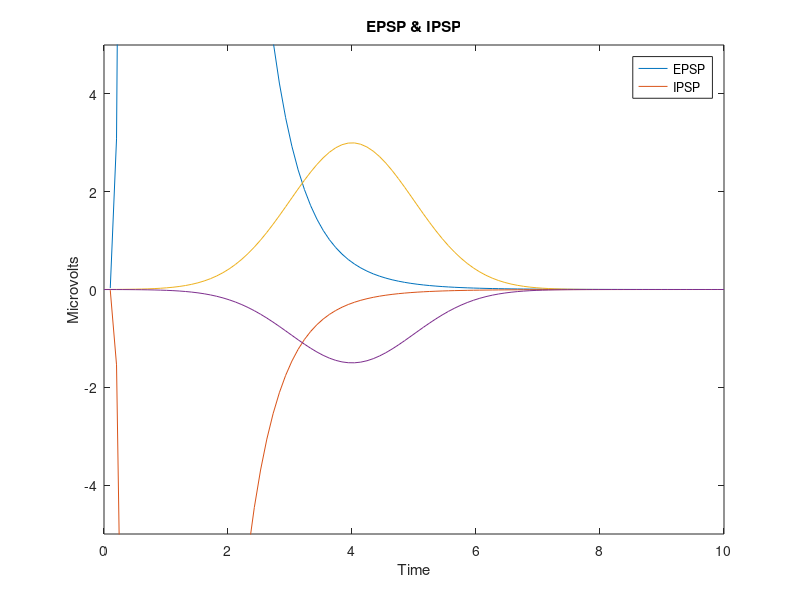

The MATLAB source for this figure:
close all 
clear all
clc

% Generating function that looks like a post-synaptic pulse

%% Log Normal Distribution Function - Looks more like a post synaptic pulse
t = linspace(0,10,100);

% Define parameters - these parameters give the best shape
sigma = 0.5; % sigma must be > 0;
mu = 0; % mu should be b/w -inf, inf

EPSP_func = 1./(t.*sigma.*(sqrt(2.*pi))).*exp(-(log(t - mu).^2)./(2.*sigma.^2));

% Scale vector output to give whatever height wanted

scale_factor = 130; %defines max amplitude in MicroVolts
EPSP = EPSP_func*scale_factor; 

plot(t,EPSP)
xlim([0 10])
ylim([0 150])

hold on

% Generates IPSP pulse - 1/2 magnitude of EPSP and upside down
IPSP = -0.5*EPSP;
plot(t,IPSP)
xlim([0 10])
ylim([-150 150])
title('EPSP & IPSP')
xlabel('Time')
ylabel('Microvolts')
legend('EPSP', 'IPSP')






%% Function with Gaussian distribution (2nd choice to use in case the log-normal distribution is diffiult to use)
t = linspace(0,10,100);

%Gaussian Distribution function: 

a = 3; % controls height of curve
b = 4; % controls location of center peak
c = 1; % controls width of peak

EPSP = a.*exp((-(t-b).^2)./(2.*c.^2));

plot(t, EPSP)
xlim([0 10])
ylim([0 5])

hold on
% Plot of IPSP

IPSP = -0.5*EPSP;
plot(t, IPSP)
xlim([0 10])
ylim([-5 5])

title('EPSP & IPSP')
legend('EPSP', 'IPSP')
xlabel('Time')
ylabel('Microvolts')
legend('EPSP', 'IPSP')

